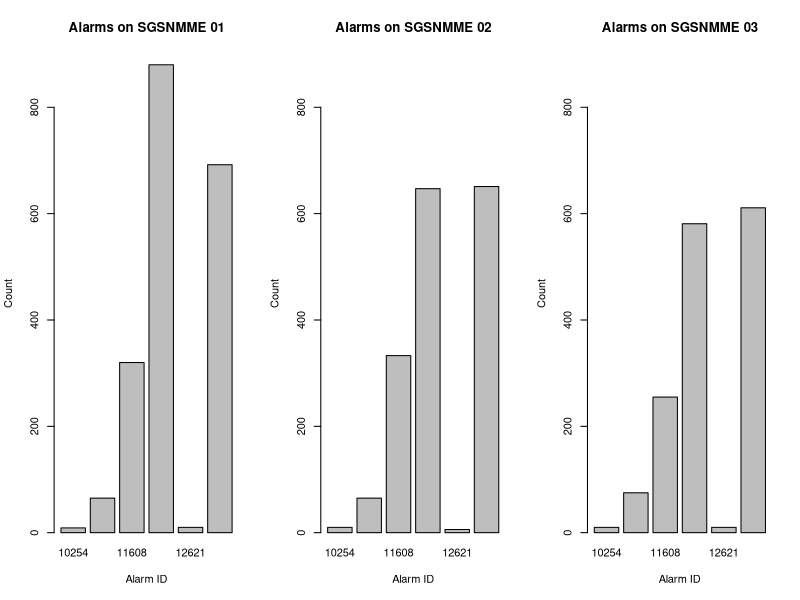
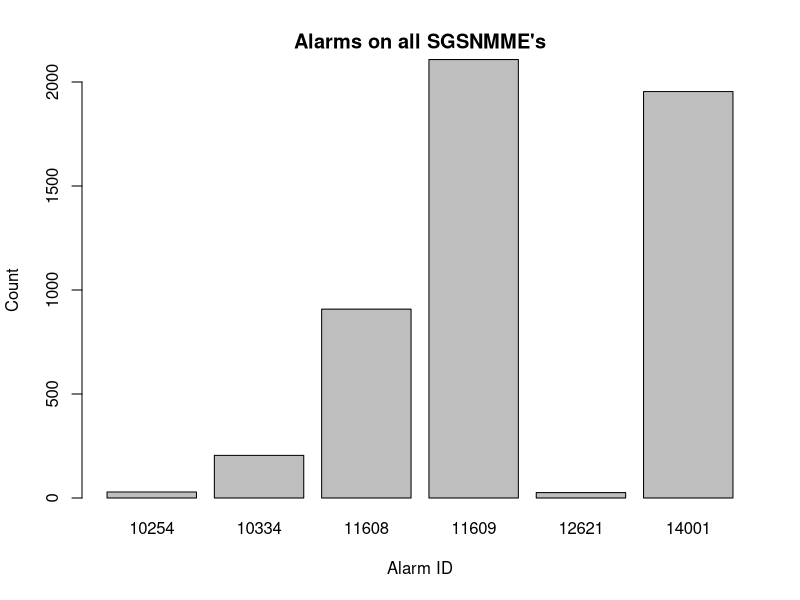

Source code (R) for these figures, in order:
## ---- chunk 1
ps <- read.csv("PS Alarms.csv")
ps$Alarm.ID <- as.factor(ps$Alarm.ID)
psd <- split(ps, ps$Alarm.Source)
summary(ps)
## ---- chunk 2
old.par <- par(mfrow=c(1, 3))
plot(psd[[1]]$Alarm.ID, main="Alarms on SGSNMME 01",xlab='Alarm ID', ylab='Count', ylim=c(0,900))
plot(psd[[2]]$Alarm.ID, main="Alarms on SGSNMME 02",xlab='Alarm ID', ylab='Count', ylim=c(0,900))
plot(psd[[3]]$Alarm.ID, main="Alarms on SGSNMME 03",xlab='Alarm ID', ylab='Count', ylim=c(0,900))
par(old.par)
## ---- chunk 3
plot(ps$Alarm.ID, main="Alarms on all SGSNMME's", xlab='Alarm ID', ylab='Count', ylim=c(0,2000))
